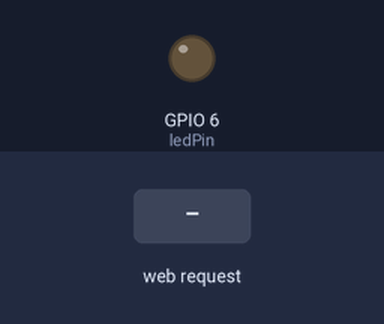
Bench run of a sketch on a simulated ESP8266 (NodeMCU). Shown: output pins drawn as LEDs (lit = HIGH). Inputs (shaded band) come from the test bench. WiFi joins after 1.5 s; servers stay silent unless stated; what the sketch prints to the serial monitor is not drawn.

Above: at 3.2 s.
3.3 s: HTTP request GET /on received
At 3.9 s:
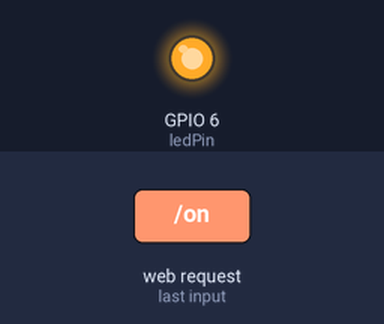
4.8 s: HTTP request GET /off received
At 6.2 s:
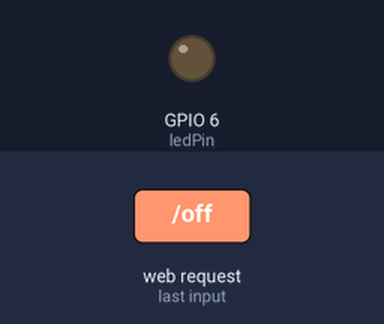
Timing chart, 0 to 7.8 s (numbered marks = the images above; inputs shaded):
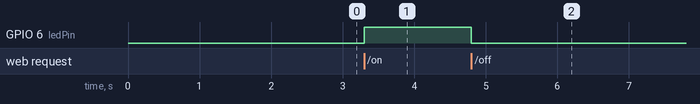

Measured:
- after the input at 3.3 s, GPIO 6 (ledPin): LOW → HIGH at once
- after the input at 4.8 s, GPIO 6 (ledPin): HIGH → LOW at once

The sketch:

led_remoto.ino
```cpp
#include <ESP8266WiFi.h>
#include <ESP8266WebServer.h>

const char* ssid = "MyASUS";     // Nome della rete Wi-Fi
const char* password = "Vuoiilpesce"; // Password della rete Wi-Fi

ESP8266WebServer server(80); // Configura il server web sulla porta 80

const int ledPin = 6; // Pin GPIO collegato al LED (D2 = GPIO4)

void setup() {
  pinMode(ledPin, OUTPUT);       // Configura il pin LED come uscita
  digitalWrite(ledPin, LOW);     // Spegne il LED inizialmente

  Serial.begin(9600);          // Avvia la comunicazione seriale
  WiFi.begin(ssid, password);    // Connessione alla rete Wi-Fi

  // Attesa della connessione
  while (WiFi.status() != WL_CONNECTED) {
    delay(1000);
    Serial.println("Connessione in corso...");
  }
  Serial.println("Connesso al Wi-Fi!");
  Serial.println("Indirizzo IP: " + WiFi.localIP().toString());

  // Configura le route del server
  server.on("/", []() {
    server.send(200, "text/html", R"rawliteral(
      <html>
      <head><title>Controllo LED</title></head>
      <body>
        <h1>Controlla il LED</h1>
        <button onclick="fetch('/on')">Accendi</button>
        <button onclick="fetch('/off')">Spegni</button>
      </body>
      </html>
    )rawliteral");
  });

  server.on("/on", []() {
    digitalWrite(ledPin, HIGH); // Accende il LED
    server.send(200, "text/plain", "LED acceso");
  });

  server.on("/off", []() {
    digitalWrite(ledPin, LOW);  // Spegne il LED
    server.send(200, "text/plain", "LED spento");
  });

  server.begin(); // Avvia il server
  Serial.println("Server avviato!");
}

void loop() {
  server.handleClient(); // Gestisce le richieste HTTP
}
```
